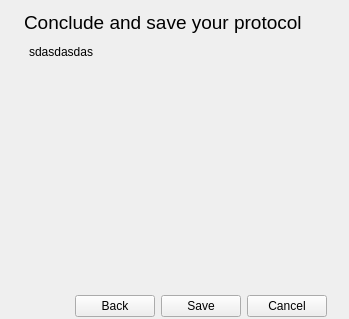
         <widget class="QWidget" name="page_6">
          <layout class="QGridLayout" name="gridLayout_6">
           <property name="bottomMargin">
            <number>0</number>
           </property>
           <item row="1" column="1" colspan="2">
            <widget class="QPlainTextEdit" name="plainTextEdit_4">
             <property name="styleSheet">
              <string notr="true">QPlainTextEdit {
    background-color: transparent;
    /*background-image: url(draft.png);*/
    background-attachment: scroll;
}</string>
             </property>
             <property name="plainText">
              <string>sdasdasdas</string>
             </property>
            </widget>
           </item>
           <item row="0" column="1" colspan="2">
            <widget class="QLabel" name="label_8">
             <property name="font">
              <font>
               <pointsize>14</pointsize>
              </font>
             </property>
             <property name="text">
              <string>Conclude and save your protocol</string>
             </property>
            </widget>
           </item>
           <item row="2" column="2">
            <spacer name="verticalSpacer_3">
             <property name="orientation">
              <enum>Qt::Vertical</enum>
             </property>
             <property name="sizeHint" stdset="0">
              <size>
               <width>20</width>
               <height>40</height>
              </size>
             </property>
            </spacer>
           </item>
           <item row="3" column="1" colspan="2">
            <widget class="QGroupBox" name="groupBox_4">
             <property name="maximumSize">
              <size>
               <width>16777215</width>
               <height>45</height>
              </size>
             </property>
             <property name="styleSheet">
              <string notr="true">QGroupBox {
    border: 2px solid transparent;
}</string>
             </property>
             <property name="title">
              <string/>
             </property>
             <layout class="QGridLayout" name="gridLayout_10">
              <property name="bottomMargin">
               <number>0</number>
              </property>
              <item row="0" column="2">
               <widget class="QPushButton" name="pushButton_save">
                <property name="text">
                 <string>Save</string>
                </property>
               </widget>
              </item>
              <item row="0" column="3">
               <widget class="QPushButton" name="pushButton_cancel6">
                <property name="text">
                 <string>Cancel</string>
                </property>
               </widget>
              </item>
              <item row="0" column="1">
               <widget class="QPushButton" name="pushButton_back6">
                <property name="text">
                 <string>Back</string>
                </property>
               </widget>
              </item>
              <item row="0" column="0">
               <spacer name="horizontalSpacer_4">
                <property name="orientation">
                 <enum>Qt::Horizontal</enum>
                </property>
                <property name="sizeHint" stdset="0">
                 <size>
                  <width>40</width>
                  <height>20</height>
                 </size>
                </property>
               </spacer>
              </item>
             </layout>
            </widget>
           </item>
           <item row="0" column="0" rowspan="4">
            <widget class="QLabel" name="label_10">
             <property name="maximumSize">
              <size>
               <width>140</width>
               <height>16777215</height>
              </size>
             </property>
             <property name="text">
              <string/>
             </property>
             <property name="pixmap">
              <pixmap>icons/watermark3.jpg</pixmap>
             </property>
             <property name="alignment">
              <set>Qt::AlignLeading|Qt::AlignLeft|Qt::AlignTop</set>
             </property>
            </widget>
           </item>
          </layout>
         </widget>
